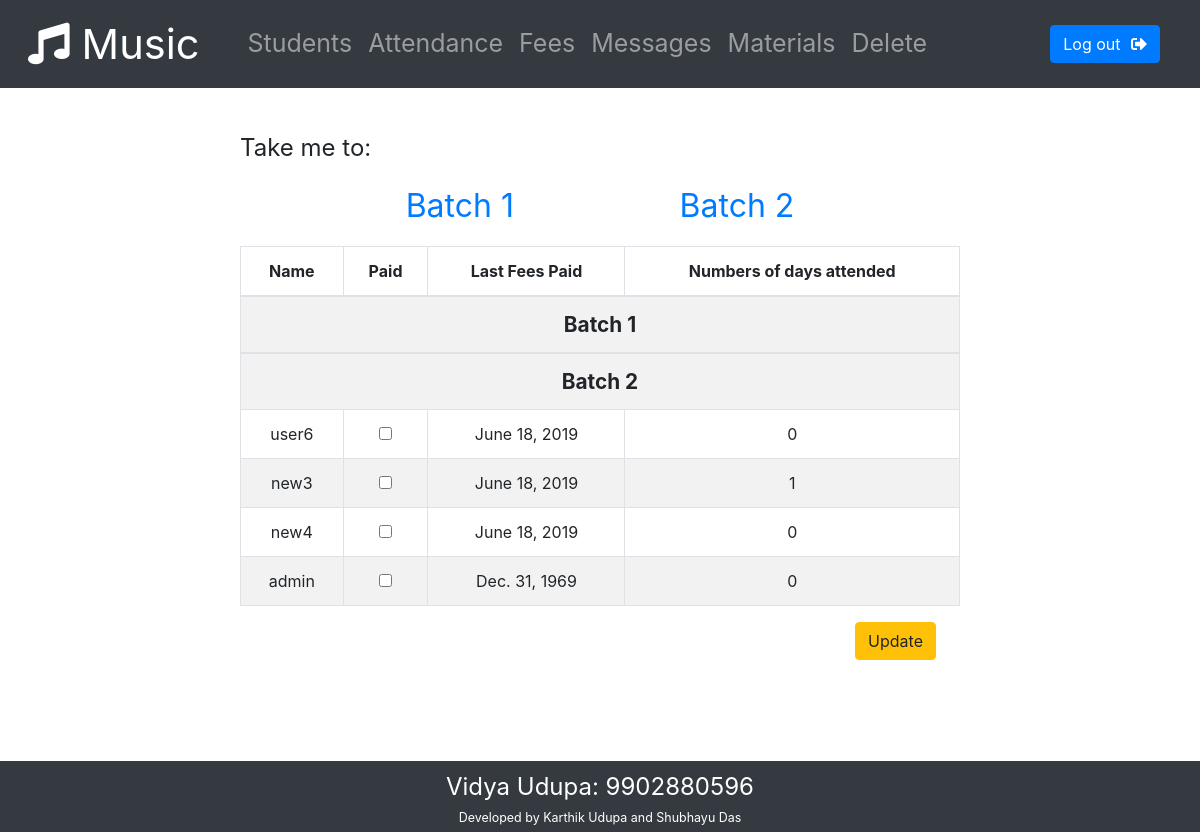
/admin-home/fees/, run on the app's committed database.
### Registry/models.py (models this page shows)
class storeData(models.Model):
    id = models.AutoField(primary_key=True)
    username = models.CharField(max_length=100, default = "", verbose_name = "Student Name")
    phone_regex = RegexValidator(regex = r'^[0-9]{10}$', message = "Phone number must be of the form: 9876543210.")
    phone_number = models.CharField(validators = [phone_regex], max_length=11, verbose_name = "Phone Number")
    batch_number = models.IntegerField(default = 0, verbose_name = "Batch number")
    password = models.CharField(max_length = 30, verbose_name = "Password")
    no_of_class_attended = models.IntegerField(default = 0)
    last_class_attended = models.DateTimeField(auto_now_add = True)
    last_fees_paid = models.DateTimeField(default = datetime(1970, 1, 1, tzinfo=timezone('Asia/Kolkata')))
    validated = models.BooleanField(default = False)
    is_superuser = models.BooleanField(default = False)
    is_logged_in = models.BooleanField(default = False, verbose_name = "Logged in status")
    unseen_message_count = models.IntegerField(default = 0)
    unseen_file_count = models.IntegerField(default = 0)
    email_address = models.EmailField()

### Registry/views.py (the view)
# urls.py: path('admin-home/fees/', views.fees, name = 'fees'),
def fees(request):
    args = {}
    if request.method == 'POST':
        present = []
        form = AttendanceForm(request.POST)
        if form.is_valid:
            for user in storeData.objects.values():
                if request.POST.get(str(user['id'])):
                    User = storeData.objects.get(id = str(user['id']))
                    User.last_fees_paid = getTime()
                    User.save()
            return redirect('fees')
    else:
        LIST_OF_CHOICES_1 = []
        LIST_OF_CHOICES_2 = []
        form = AttendanceForm()
        for user in storeData.objects.values():
            if not user['is_superuser'] and user['validated']:
                if user['batch_number'] == 1:
                    LIST_OF_CHOICES_1.append({'name': user['username'], 'id': user['id'], 'number': user['no_of_class_attended'], 'lastFeesPaid': user['last_fees_paid'].date()})
                else:
                    LIST_OF_CHOICES_2.append({'name': user['username'], 'id': user['id'], 'number': user['no_of_class_attended'], 'lastFeesPaid': user['last_fees_paid'].date()})
        args = {'form': form ,'students': {"batch1": LIST_OF_CHOICES_1, "batch2": LIST_OF_CHOICES_2}}
    return render(request, 'Registry/fees.html', args)

### Registry/forms.py
class AttendanceForm(forms.Form):
    choices = forms.MultipleChoiceField(widget=forms.CheckboxSelectMultiple, required = False)

### Registry/templates/Registry/fees.html (shortened to what this page needs)
{% extends "Registry/adminBase.html" %}
{% load static %}
{% block style %}
    <link rel="stylesheet" href = {% static "css/fees.css" %}>
{% endblock %}
{% block body %}
<div id = "attendanceAll">
    <form method="POST">
        <p id="niceness">Take me to:</p>
        <ul id = "guides">
            <li>
                <a href="#batch1">Batch 1</a>
            </li>
            <li>
                <a href="#batch2">Batch 2</a>
            </li>
        </ul>
        <div class = "form-group" id = "formTable">
            <table class = 'table table-striped table-bordered'>
                <thead>
                    <th>Name</th>
                    <th>Paid</th>
                    <th>Last Fees Paid</th>
                    <th>Numbers of days attended</th>
                </thead>
                <div>
                    <tbody>
                        <tr>
                            <th colspan="4" id = "batch1">Batch 1</th>
                        </tr>
                    </tbody>
                </div>
                <div >
                    <tbody>
                        <tr>
                            <th colspan="4" id = "batch2">Batch 2</th>
                        </tr>
                        {% for student in students.batch2 %}
                        <tr>
                            <td>{{ student.name }}</td>
                            <th><input type="checkbox" name="{{student.id}}"></th>
                            <td>{{ student.lastFeesPaid }}</td>
                            <td>{{ student.number }}</td>
                        </tr>
                        {% endfor %}
                    </tbody>
                </div>
            </table>
            <input type="submit" id = "update-fees" value="Update" class="btn login-btn btn-warning float-right" id = "submit">
        </div>
    </form>
</div>{% endblock %}

### Registry/static/css/adminBase.css (style rules this page uses)
html, body { width: 100%; }
@media (min-width: 768px) { .float-right { margin-right: calc(2vw); } }

### Registry/static/css/fees.css (style rules this page uses)
th, td { text-align: center; vertical-align: middle !important; }
#attendanceAll { width: 90%; height: 100%; margin: auto; padding-top: calc(5vh); }
#guides { list-style: none; display: flex; flex-direction: row; justify-content: space-evenly; padding-left: 0%; }
#batch1, #batch2 { text-align: center; font-size: calc(2.5vh); }
#niceness { font-size: 1.5rem; }
#guides a { text-decoration: none; font-size: 2rem; }
#formTable { position: relative; margin: auto; }
@media (min-width: 768px) { #attendanceAll { width: 60%; } }

### data on the page
storeData: name "user6"
storeData: name "new3"
storeData: name "new4"
storeData: name "admin"

### other printed values
{{ student.lastFeesPaid }} "June 18, 2019" "June 18, 2019" "June 18, 2019" "Dec. 31, 1969"
{{ student.number }} "0" "1" "0" "0"
